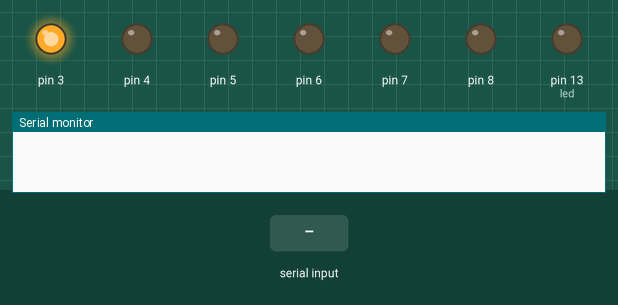
Recording of a sketch running on a simulated Arduino Uno, built with avr-gcc and run on an emulated ATmega328P. Shown: output pins drawn as LEDs (lit = HIGH), the last lines printed to the serial monitor. The test bench sets the inputs (shaded band).

Above: at 1.2 s.
1.3 s: "90,45\n" received over Serial
2.8 s: "30,150\n" received over Serial
4.3 s: "2\n" received over Serial
5.8 s: "5\n" received over Serial
At 6.5 s:
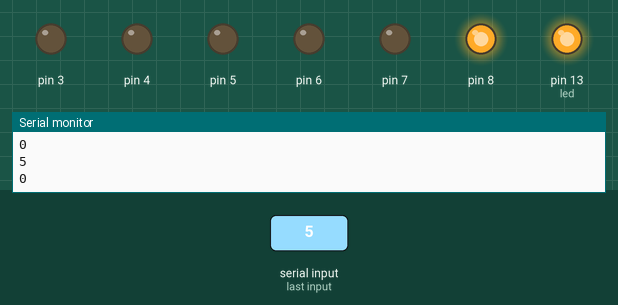
Timing chart, 0 to 8.3 s (numbered marks = the images above; inputs shaded):
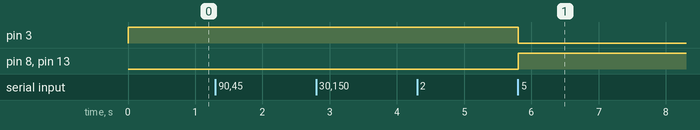

The sketch:

rayx_fsm_test.ino
```cpp
//Ray X Finite State Machine Test

bool hlt = false;         //Halt program, turn on LED pin 13
int sts = 0;              //Initial state is idle
int prevState = 0;
int led = 13;

void setup() {
  pinMode(led, OUTPUT);
  Serial.begin(9600);

  for (int i = 3; i < 9; i++) {
    pinMode(i, OUTPUT);
  }
}

void state(int s) {
  switch (s) {
    case 1: //FWD
      for (int i = 3; i < 9; i++) {
        digitalWrite(i, i == 4 ? 1 : 0);
      }
      break;
    case 2: //BWD
      for (int i = 3; i < 9; i++) {
        digitalWrite(i, i == 5 ? 1 : 0);
      }
      break;
    case 3: //LFT
      for (int i = 3; i < 9; i++) {
        digitalWrite(i, i == 6 ? 1 : 0);
      }
      break;
    case 4: //RGT
      for (int i = 3; i < 9; i++) {
        digitalWrite(i, i == 7 ? 1 : 0);
      }
      break;
    case 5: //HLT
      if (prevState == 0) {
        //Halt only in stop/idle state
        for (int i = 3; i < 9; i++) {
          digitalWrite(i, i == 8 ? 1 : 0);
        }
        hlt = true;
      }

      break;
    /*
      case 6: //RST
      hlt = false;
      sts = 0;
      break;
    */
    case 0: //STP/IDLE
    default:
      for (int i = 3; i < 9; i++) {
        digitalWrite(i, i == 3 ? 1 : 0);
      }
      break;
  }
}

void halt() {
  digitalWrite(led, HIGH);
  for (int i = 3; i < 8; i++) {
    digitalWrite(i, LOW);
  }
}

int dt = 0;
void loop() {
  while (Serial.available())
  {
    prevState = sts;
    dt = Serial.read() - '0';
    if (dt > 0 && dt < 7) {

    } else {
      dt = 0;
    }
    sts = dt;
    Serial.println(dt);
  }
  if (!hlt) {
    digitalWrite(led, 0);
    state(sts);
  } else {
    halt();
  }
  delay(1);
}
```

Measured:
- after the input at 5.8 s, pin 3: HIGH → LOW at once; pin 8, pin 13 (led): LOW → HIGH at once
